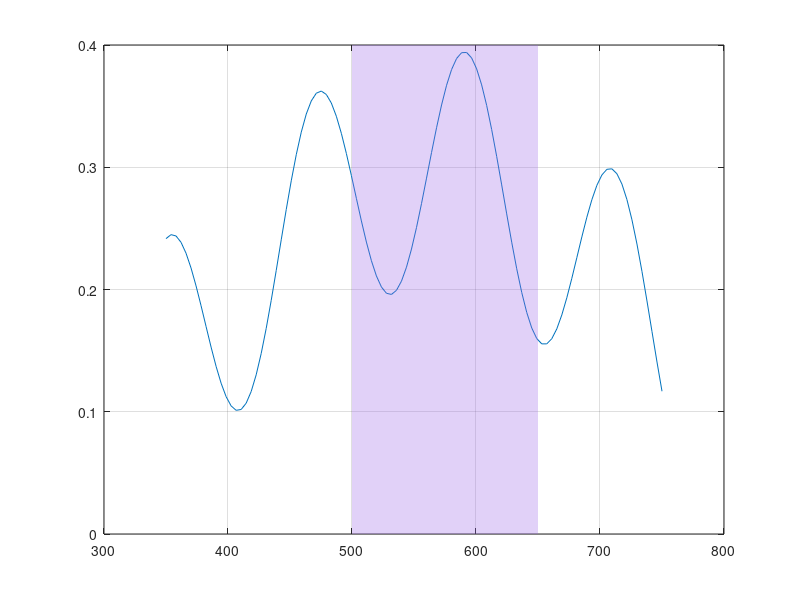

The MATLAB source for this figure:
% marker_temp = struct('N',0,'Lable', " ", 'Mag', 0, 'Phase', 0, 'Sample', 0);
% marker_saved = struct('N',0,'Lable', " ", 'Mag', 0, 'Phase', 0, 'Sample', 0);
% marker_temp.N = 1;
% marker_temp.Lable = "Ciao";
% marker_temp.Mag = 10;
% marker_temp.Phase = 2;
% marker_temp.Sample = 0.1;
% marker_2.N = 2;
% marker_2.Lable = "Allora";
% marker_2.Mag = 120;
% marker_2.Phase = 5;
% marker_2.Sample = 0.2;
% 
% N = marker_saved.N;
% Lable = marker_saved.Lable;
% Magnitude = marker_saved.Mag;
% Phase = marker_saved.Phase;
% Sample = marker_saved.Sample;
% 
% %marker_saved(1) = [];
% marker_saved = [marker_saved marker_temp]
% T = struct2table(marker_saved)
% %%marker_saved = [marker_saved marker_2];
% if((marker_saved(end).N) == 0 )
%    marker_saved(1) = []; 
% end
% 
% T = struct2table(marker_saved)
    

t = linspace(350, 750);                                             % Create Data
y = sin(2*pi*t/200 + 2) .* cos(2*pi*t/300)*0.2 + 0.2;               % Create Data
ptchidx = (t >= 500) & (t <= 650);                                  % Area To Shade
figure(1)
plot(t, y)
hold on
patch([500 650 650 500], [ 0 0 [1 1]*max(ylim)], [0.6 0.4 0.9], 'FaceAlpha',0.3, 'EdgeColor','none')
%patch([t(ptchidx) fliplr(t(ptchidx))], [y(ptchidx) zeros(size(y(ptchidx)))], [0.6 0.4 0.9], 'FaceAlpha',0.3, 'EdgeColor','none')
hold off
grid


    



